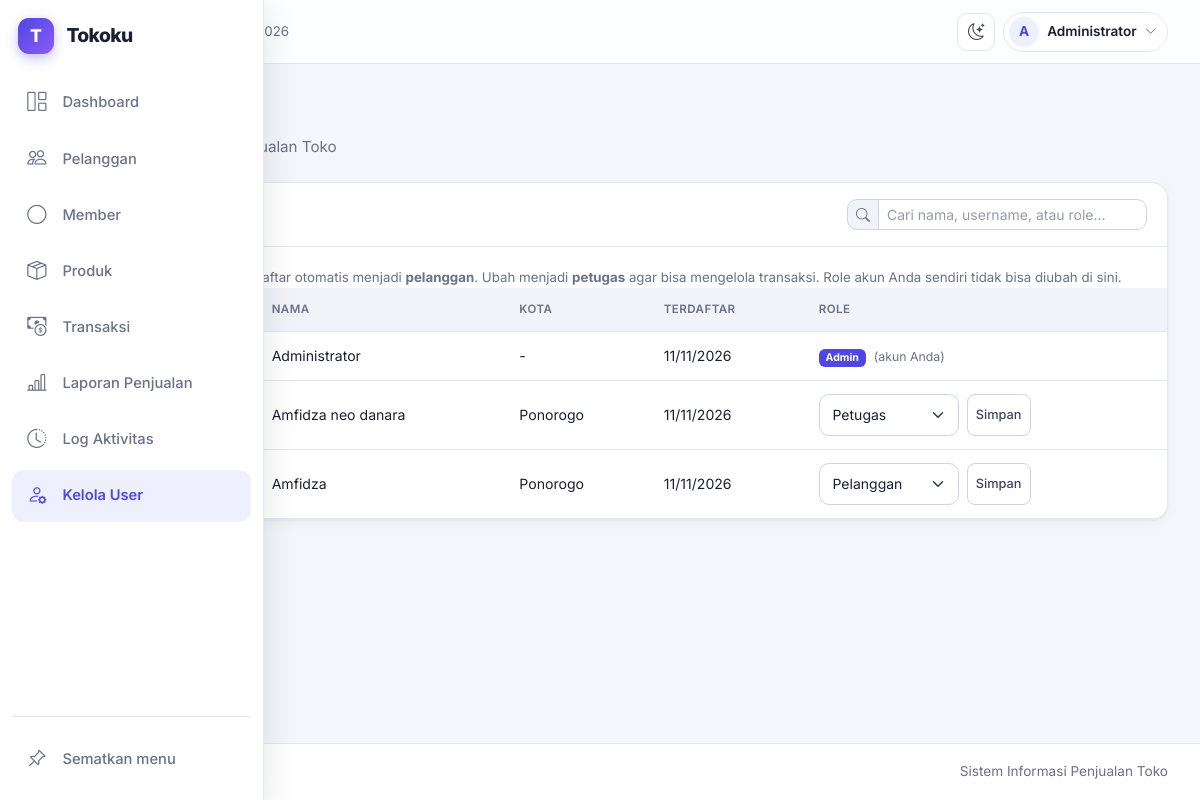
The page /tokoku/index.php?page=user (signed in) on the database its author committed.
### tables this page shows
CREATE TABLE `tbl_user` (
  `id_user` int(11) NOT NULL,
  `username` varchar(30) NOT NULL,
  `password_hash` varchar(255) NOT NULL,
  `nama_lengkap` varchar(100) NOT NULL,
  `role` enum('admin','petugas','pelanggan') NOT NULL DEFAULT 'pelanggan',
  `id_pelanggan` int(11) DEFAULT NULL,
  `dibuat` timestamp NOT NULL DEFAULT current_timestamp()
);

CREATE TABLE `tbl_pelanggan` (
  `id_pelanggan` int(11) NOT NULL,
  `nama_pelanggan` varchar(100) DEFAULT NULL,
  `kota` varchar(50) DEFAULT NULL
);

### tokoku/index.php (called while the page is built, shortened)
<?php
require_once __DIR__ . '/config/database.php';
require_once __DIR__ . '/includes/functions.php';
require_once __DIR__ . '/includes/auth.php';
require_login($pdo);
$user = user_login();
$pages = array_intersect_key(
    semua_halaman(),
    array_flip(izin_halaman($user['role']))
);
$page = $_GET['page'] ?? '';
require_once __DIR__ . '/includes/header.php';
require __DIR__ . '/pages/' . $page . '.php';
require_once __DIR__ . '/includes/footer.php';

### tokoku/includes/functions.php (called while the page is built, shortened)
<?php
function e($value)
{
    return htmlspecialchars((string) $value, ENT_QUOTES, 'UTF-8');
}

### tokoku/includes/auth.php (called while the page is built, shortened)
<?php
function semua_halaman()
{
    return [
        'dashboard' => 'Dashboard',
        'petugas' => 'Dashboard',
        'pelanggan' => 'Pelanggan',
        'member' => 'Member',
        'produk' => 'Produk',
        'transaksi' => 'Transaksi',
        'laporan' => 'Laporan Penjualan',
        'log' => 'Log Aktivitas',
        'belanja' => 'Belanja',
        'riwayat' => 'Riwayat Belanja',
        'user' => 'Kelola User'
    ];
}
function izin_halaman($role)
{
    $izin = [
        'admin' => ['dashboard', 'pelanggan', 'member', 'produk', 'transaksi', 'laporan', 'log', 'user'],
        'petugas' => ['petugas', 'transaksi', 'member', 'laporan'],
        'pelanggan' => ['belanja', 'riwayat']
    ];
    return $izin[$role] ?? [];
}
function user_login()
{
    return $_SESSION['user'] ?? null;
}
function require_login(PDO $pdo)
{
    $id = $_SESSION['user']['id_user'] ?? 0;
    $stmt = $pdo->prepare("
        SELECT id_user, username, nama_lengkap, role, id_pelanggan
        FROM tbl_user
        WHERE id_user = ?
    ");
    $stmt->execute([$id]);
}

### tokoku/pages/user.php (the view, shortened to what this page needs)
<?php
$data = $pdo->query("
    SELECT u.id_user, u.username, u.nama_lengkap, u.role, u.dibuat, p.kota
    FROM tbl_user u
    LEFT JOIN tbl_pelanggan p
        ON u.id_pelanggan = p.id_pelanggan
    ORDER BY FIELD(u.role, 'admin', 'petugas', 'pelanggan'), u.nama_lengkap
")->fetchAll();
$daftarRole = ['pelanggan', 'petugas', 'admin'];
?>
<div class="content-card">
    <div class="content-card-header">
        <h5 class="fw-bold mb-0">Kelola User &amp; Role</h5>
    </div>
    <div class="content-card-body pb-0">
        <p class="small text-secondary mb-0">
            Pengguna yang mendaftar otomatis menjadi <strong>pelanggan</strong>.
            Ubah menjadi <strong>petugas</strong> agar bisa mengelola transaksi.
            Role akun Anda sendiri tidak bisa diubah di sini.
        </p>
    </div>
    <div class="table-responsive">
        <table class="table table-hover align-middle mb-0">
            <thead>
                <tr>
                    <th>Username</th>
                    <th>Nama</th>
                    <th>Kota</th>
                    <th>Terdaftar</th>
                    <th>Role</th>
                </tr>
            </thead>
            <tbody>
                <?php foreach ($data as $row): ?>
                    <?php $akunSendiri = (int) $row['id_user'] === (int) $user['id_user']; ?>
                    <tr>
                        <td class="fw-semibold"><?= e($row['username']) ?></td>
                        <td><?= e($row['nama_lengkap']) ?></td>
                        <td><?= e($row['kota'] ?? '-') ?></td>
                        <td><?= e(date('d/m/Y', strtotime($row['dibuat']))) ?></td>
                        <td>
                            <?php if ($akunSendiri): ?>
                                <span class="badge text-bg-dark text-capitalize">
                                    <?= e($row['role']) ?>
                                </span>
                                <span class="small text-secondary ms-1">(akun Anda)</span>
                            <?php else: ?>
                                <form action="actions.php"
                                      method="POST"
                                      class="d-flex gap-2"
                                      onsubmit="return confirm('Ubah role <?= e($row['username']) ?>?')">
                                    <select name="role"
                                            class="form-select form-select-sm"
                                            style="width: 140px">
                                        <?php foreach ($daftarRole as $r): ?>
                                            <option value="<?= e($r) ?>"
                                                <?= $row['role'] === $r ? 'selected' : '' ?>>
                                                <?= e(ucfirst($r)) ?>
                                            </option>
                                        <?php endforeach; ?>
                                    </select>
                                    <button class="btn btn-sm btn-outline-dark">
                                        Simpan
                                    </button>
                                </form>
                            <?php endif; ?>
                        </td>
                    </tr>
                <?php endforeach; ?>
            </tbody>
        </table>
    </div>
</div>

### tokoku/includes/header.php (shortened to what this page needs)
<?php
$ikonMenu = [
    'dashboard' => 'bi-grid-1x2',
    'petugas' => 'bi-grid-1x2',
    'pelanggan' => 'bi-people',
    'produk' => 'bi-box-seam',
    'transaksi' => 'bi-cash-coin',
    'laporan' => 'bi-bar-chart-line',
    'log' => 'bi-clock-history',
    'belanja' => 'bi-bag',
    'riwayat' => 'bi-receipt',
    'user' => 'bi-person-gear'
];
$inisial = mb_strtoupper(mb_substr(trim($user['nama_lengkap'] ?? ''), 0, 1));
$inisial = $inisial !== '' ? $inisial : '?';
$namaHari = ['Minggu', 'Senin', 'Selasa', 'Rabu', 'Kamis', 'Jumat', 'Sabtu'];
$namaBulan = [
    1 => 'Januari', 'Februari', 'Maret', 'April', 'Mei', 'Juni',
    'Juli', 'Agustus', 'September', 'Oktober', 'November', 'Desember'
];
$tanggalHariIni = $namaHari[(int) date('w')] . ', '
    . date('j') . ' ' . $namaBulan[(int) date('n')] . ' ' . date('Y');
?>
<!DOCTYPE html>
<html lang="id" data-bs-theme="light">
<head>
    <link href="https://cdn.jsdelivr.net/npm/bootstrap@5.3.3/dist/css/bootstrap.min.css" rel="stylesheet">
    <link href="https://cdn.jsdelivr.net/npm/bootstrap-icons@1.11.3/font/bootstrap-icons.min.css" rel="stylesheet">
    <link rel="stylesheet" href="assets/css/style.css">
</head>
<body data-page="<?= e($page) ?>">
<div class="app-shell">
    <aside class="sidebar" id="sidebar" aria-label="Menu utama">
        <a class="sidebar-brand" href="index.php">
            <span class="brand-icon">T</span>
            <span class="label">Tokoku</span>
        </a>
        <nav class="sidebar-nav">
            <?php foreach ($pages as $key => $label): ?>
                <a class="sidebar-link <?= $page === $key ? 'active' : '' ?>"
                   href="index.php?page=<?= e($key) ?>"
                   title="<?= e($label) ?>"
                   <?= $page === $key ? 'aria-current="page"' : '' ?>>
                    <i class="bi <?= e($ikonMenu[$key] ?? 'bi-circle') ?>"></i>
                    <span class="label"><?= e($label) ?></span>
                </a>
            <?php endforeach; ?>
        </nav>
        <div class="sidebar-foot d-none d-lg-block">
            <button type="button"
                    class="sidebar-link"
                    data-sidebar-pin
                    aria-pressed="false">
                <i class="bi bi-pin-angle ikon-pin-off"></i>
                <span class="label">
                    <span class="teks-pin-off">Sematkan menu</span>
                </span>
            </button>
        </div>
    </aside>
    <div class="app-content">
        <header class="topbar">
            <span class="text-secondary small d-none d-lg-inline">
                <i class="bi bi-calendar3 me-1"></i><?= e($tanggalHariIni) ?>
            </span>
            <div class="ms-auto d-flex align-items-center gap-2">
                <button type="button"
                        class="btn-ikon"
                        data-tema-toggle
                        aria-label="Ganti tema"
                        title="Ganti tema">
                    <i class="bi bi-moon-stars ikon-gelap"></i>
                </button>
                <div class="dropdown">
                    <button type="button"
                            class="btn-user"
                            data-bs-toggle="dropdown"
                            aria-expanded="false"
                            aria-label="Menu akun">
                        <span class="avatar"><?= e($inisial) ?></span>
                        <span class="d-none d-sm-inline"><?= e($user['nama_lengkap']) ?></span>
                        <i class="bi bi-chevron-down small text-secondary"></i>
                    </button>
                </div>
            </div>
        </header>
        <main class="app-main">
            <div class="page-header mb-4">
                <h3 class="fw-bold mb-1"><?= e($pageTitle) ?></h3>
                <p class="text-secondary mb-0">
                    Sistem Informasi Penjualan Toko
                </p>
            </div>

### rows shown on the page
tbl_user: role "Dashboard", role "Pelanggan", role "Member", role "Produk", role "Transaksi", role "Laporan Penjualan", role "Log Aktivitas", role "Kelola User", nama_lengkap "A", nama_lengkap "Administrator", kota "-", dibuat "11/11/2026", role "Admin"
tbl_user: nama_lengkap "Amfidza neo danara", id_pelanggan.kota "Ponorogo", dibuat "11/11/2026", role "Petugas"
tbl_user: nama_lengkap "Amfidza", id_pelanggan.kota "Ponorogo", dibuat "11/11/2026", role "Pelanggan"
